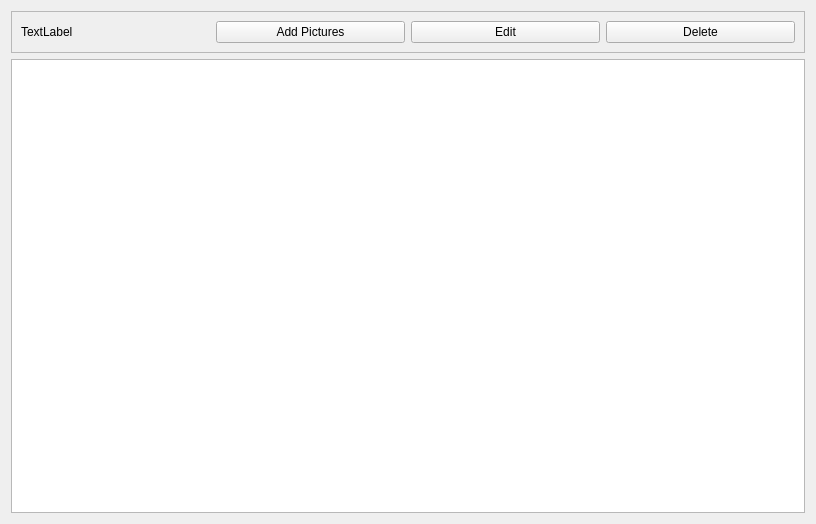
<?xml version="1.0" encoding="UTF-8"?>
<ui version="4.0">
 <class>AlbumWidget</class>
 <widget class="QWidget" name="AlbumWidget">
  <property name="geometry">
   <rect>
    <x>0</x>
    <y>0</y>
    <width>816</width>
    <height>524</height>
   </rect>
  </property>
  <property name="windowTitle">
   <string>Form</string>
  </property>
  <layout class="QVBoxLayout" name="verticalLayout">
   <item>
    <widget class="QFrame" name="frame">
     <property name="frameShape">
      <enum>QFrame::StyledPanel</enum>
     </property>
     <property name="frameShadow">
      <enum>QFrame::Raised</enum>
     </property>
     <layout class="QHBoxLayout" name="horizontalLayout">
      <item>
       <widget class="QLabel" name="albumName">
        <property name="text">
         <string>TextLabel</string>
        </property>
       </widget>
      </item>
      <item>
       <widget class="QPushButton" name="AddPicturesButton">
        <property name="text">
         <string>Add Pictures</string>
        </property>
        <property name="icon">
         <iconset resource="resources.qrc">
          <normaloff>:/icons/res/photo-add.png</normaloff>:/icons/res/photo-add.png</iconset>
        </property>
       </widget>
      </item>
      <item>
       <widget class="QPushButton" name="editButton">
        <property name="text">
         <string>Edit</string>
        </property>
        <property name="icon">
         <iconset resource="resources.qrc">
          <normaloff>:/icons/res/album-edit.png</normaloff>:/icons/res/album-edit.png</iconset>
        </property>
       </widget>
      </item>
      <item>
       <widget class="QPushButton" name="deleteButton">
        <property name="text">
         <string>Delete</string>
        </property>
        <property name="icon">
         <iconset resource="resources.qrc">
          <normaloff>:/icons/res/album-delete.png</normaloff>:/icons/res/album-delete.png</iconset>
        </property>
       </widget>
      </item>
     </layout>
    </widget>
   </item>
   <item>
    <widget class="QListView" name="thumbnailListView"/>
   </item>
  </layout>
 </widget>
 <resources>
  <include location="resources.qrc"/>
 </resources>
 <connections/>
</ui>
